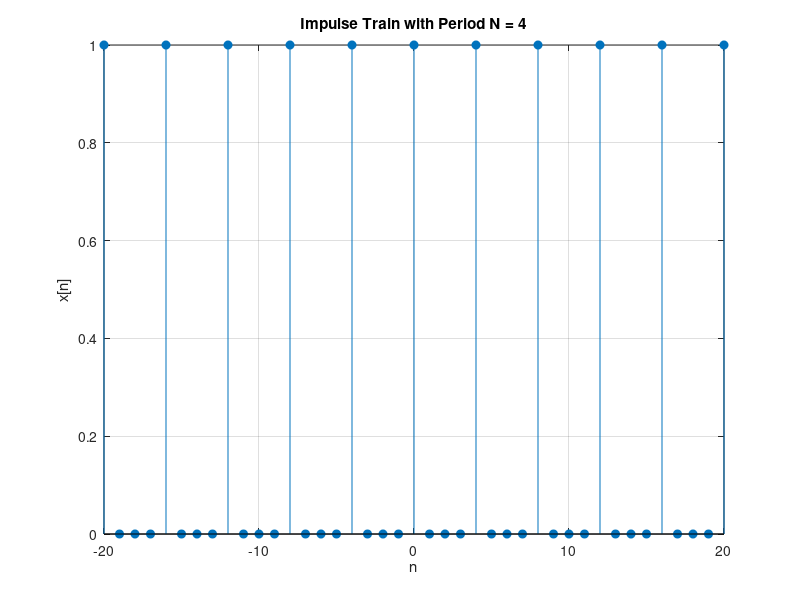

This figure's MATLAB source:
n = -20:20;
N = 4; 
x = mod(n, N) == 0; 
stem(n, x, 'filled');
xlabel('n');
ylabel('x[n]');
title('Impulse Train with Period N = 4');
grid on;